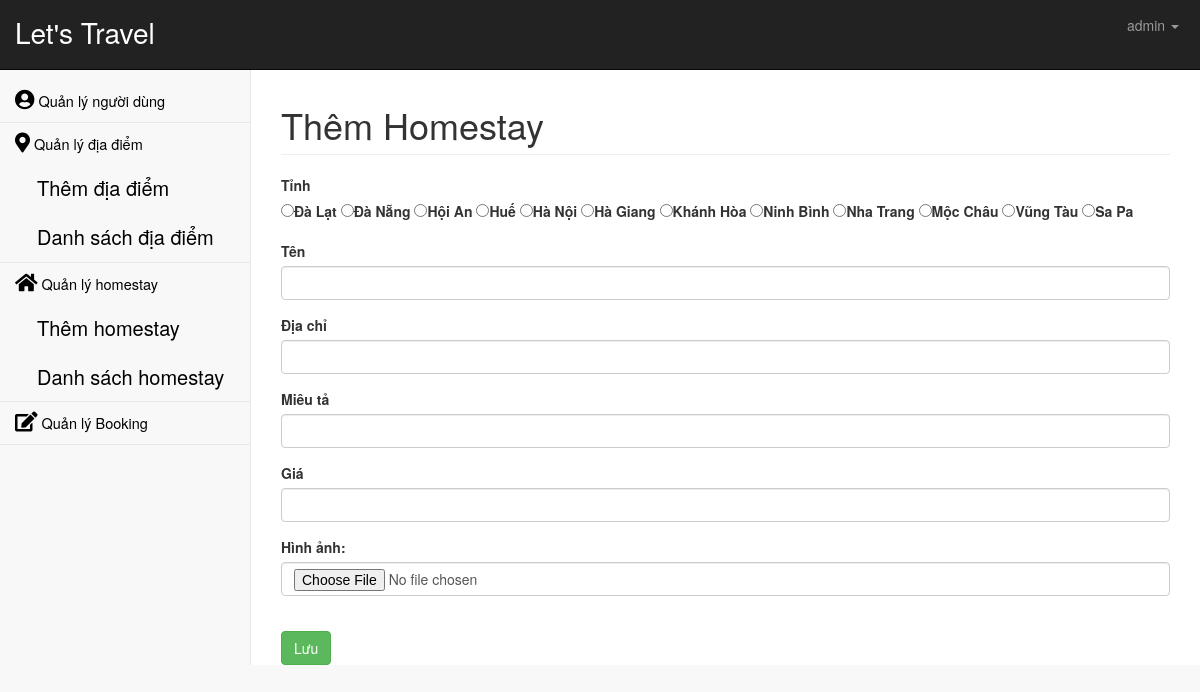
Screenshot of /admin/index.php?page=homestay_add.php (signed in) with the database file from the repository.
### tables this page shows
CREATE TABLE `location` (
  `id_location` int(11) NOT NULL,
  `name` varchar(50) NOT NULL
);

### model.php (called while the page is built, shortened)
<?php
    function connect_DB() {
        $dsn = 'mysql:host=localhost;dbname=homestay';
        $userAd = 'root';
        $passAd = '';
        try {
        $db = new PDO($dsn, $userAd, $passAd);
        }
        catch (PDOException $e) {
            $messageError = $e->getMessage();
            exit();
        }
        return $db;
    }
    function selectLocation() {
        $db = connect_DB();
        $query = "SELECT * FROM location";
        $statement = $db->prepare($query);
        $statement->execute();
        $result = $statement->fetchAll();
        return $result;
    }
?>

### admin/modules/homestay_add.php (the view, shortened to what this page needs)
<?php
    include('../model.php');
?>
<?php
    $pro = '';
    $name = '';
    $address = '';
    $des = '';
    $price = '';
    $pic = '';
?>
<div class="container-fluid">
    <div class="row">
        <div class="col-lg-12">
            <h1 class="page-header">
                <?php
                    echo isset($_GET["id"])?"Cập nhật":"Thêm"?> Homestay
            </h1>
        </div>
    </div>
    <form action="" method="post" enctype="multipart/form-data">
        <div class="form-group provName mt-4">
            <label>Tỉnh</label><br>
            <?php
            $listP = selectLocation();
            foreach ($listP as $p) {
            ?>
            <label class="form-check-label"><input type="radio" name="proId" value ="<?php echo($p['id_location']); ?>" <?php if($p['id_location'] == $pro) { echo "checked";?><?php } ?>><?php echo($p['name']); ?></label>
            <?php } ?>
        </div>
        <div class="form-group">
            <label for="locateName">Tên</label>
            <input type="" name="locateName" class="form-control" value="<?php echo($name) ?>">
        </div>
        <div class="form-group">
            <label for="locateAddress">Địa chỉ</label>
            <input type="" name="locateAddress" class="form-control" value="<?php echo($address) ?>">
        </div>
        <div class="form-group">
            <label for="locateDes">Miêu tả</label>
            <input type="" name="locateDes" class="form-control" value="<?php echo($des) ?>">
        </div>
        <div class="form-group">
            <label for="locatePrice">Giá</label>
            <input type="" name="locatePrice" class="form-control" value="<?php echo($price) ?>">
        </div>
        <div class="form-group">
            <label for="locateImg">Hình ảnh:</label>
            <input type="file" name="locateImg" id="locateImg" enctype="multipart/form-data" class="form-control" value="<?php echo($pic) ?>">
        </div>
        <button type="submit" class="btn btn-success" name="submit">Lưu</button>
    </form>
</div>

### admin/css/startmin.css (style rules this page uses)
body { background-color: #f8f8f8; }

### rows the page displays
location: id_location "☐ Đà Lạt", name "Đà Lạt"
location: id_location "☐ Đà Nẵng", name "Đà Nẵng"
location: id_location "☐ Hội An", name "Hội An"
location: id_location "☐ Huế", name "Huế"
location: id_location "☐ Hà Nội", name "Hà Nội"
location: id_location "☐ Hà Giang", name "Hà Giang"
location: id_location "☐ Khánh Hòa", name "Khánh Hòa"
location: id_location "☐ Ninh Bình", name "Ninh Bình"
location: id_location "☐ Nha Trang", name "Nha Trang"
location: id_location "☐ Mộc Châu", name "Mộc Châu"
location: id_location "☐ Vũng Tàu", name "Vũng Tàu"
location: id_location "☐ Sa Pa", name "Sa Pa"

### other values shown
$_SESSION['fullname'] "admin"
